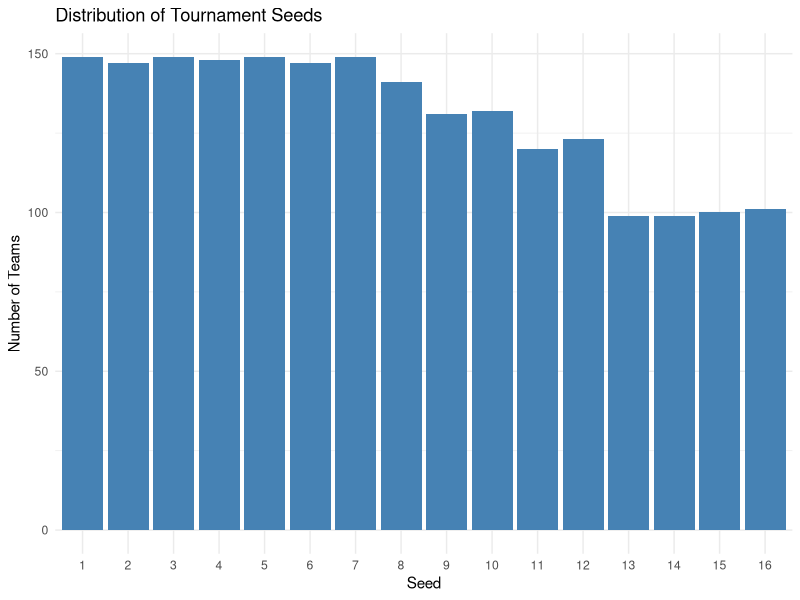
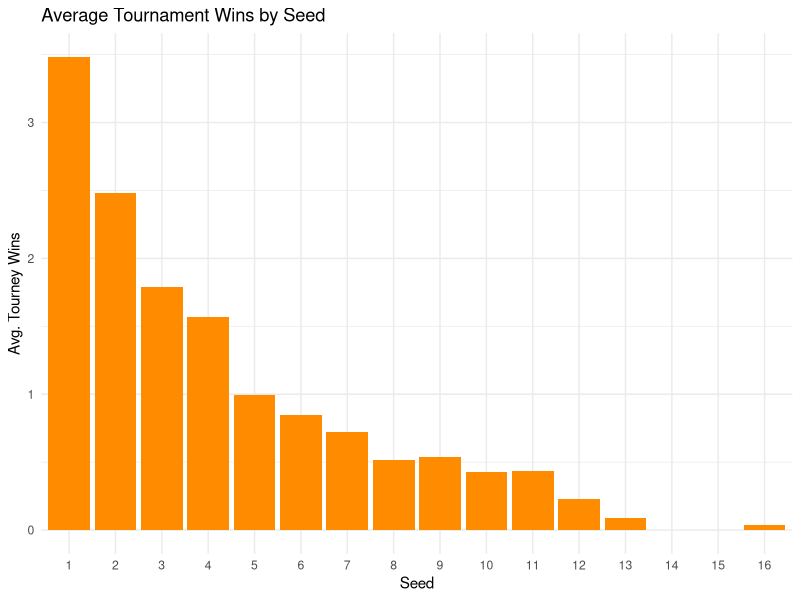
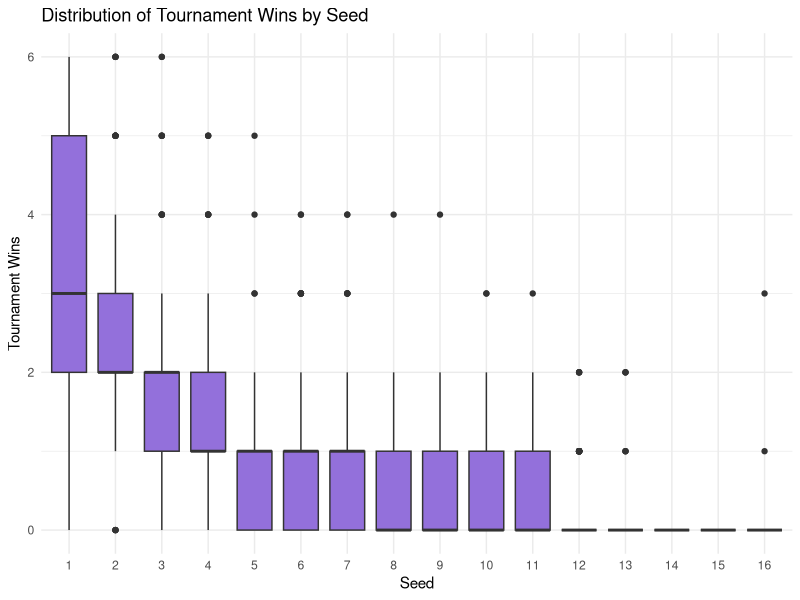
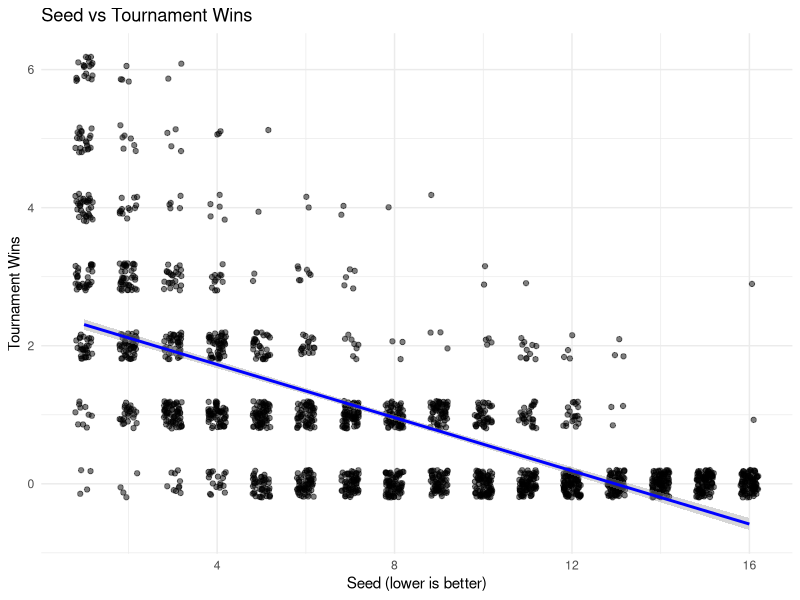
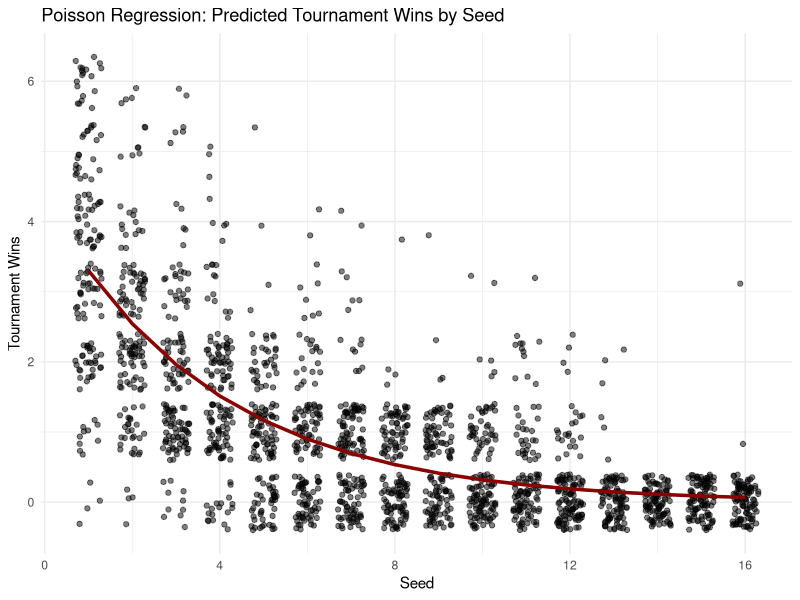

The R source for these figures, in order:
## ---- chunk 1
#| echo: true
#| warning: false
#| message: false
#| collapse: true
## ---- chunk 2
library(tidyverse) 

# Reading Data
marchmadness <- read_csv("../../data/clean/womens-march-madness-clean.csv") 

# Review total rows
nrow(marchmadness)

# Removing NA but only in selected columns
marchmadness <- marchmadness |> drop_na(seed, tourney_wins)

# Notice no rows were removed
nrow(marchmadness)

# Visualize the data set
head(marchmadness)
## ---- chunk 3
marchmadness <- marchmadness |> 
  filter(seed != 0)

ggplot(
  marchmadness, 
  aes(x = as.factor(seed))
  ) +
  geom_bar(fill = "steelblue") +
  labs(
    title = "Distribution of Tournament Seeds",
    x = "Seed",
    y = "Number of Teams") +
  theme_minimal()
## ---- chunk 4
marchmadness |> 
  filter(!is.na(seed), seed != 0) |> 
  group_by(seed) |> 
  summarise(
    avg_tourney_wins = mean(tourney_wins, na.rm = TRUE)
    ) |> 
  ggplot(
    aes(
      x = as.factor(seed),
      y = avg_tourney_wins)
    ) +
  geom_col(fill = "darkorange") +
  labs(
    title = "Average Tournament Wins by Seed",
    x = "Seed",
    y = "Avg. Tourney Wins"
  ) +
  theme_minimal()
## ---- chunk 5
marchmadness |> 
  filter(!is.na(seed), seed != 0) |> 
  ggplot(
    aes(x = as.factor(seed), y = tourney_wins)
    ) +
  geom_boxplot(fill = "mediumpurple") +
  labs(title = "Distribution of Tournament Wins by Seed",
       x = "Seed",
       y = "Tournament Wins") +
  theme_minimal()
## ---- chunk 6

cor.test(marchmadness$seed, marchmadness$tourney_wins, method = "spearman")
## ---- chunk 7
ggplot(marchmadness, aes(x = seed, y = tourney_wins)) +
  geom_jitter(width = 0.2, height = 0.2, alpha = 0.5) +
  geom_smooth(method = "lm", se = TRUE, color = "blue") +
  labs(title = "Seed vs Tournament Wins",
       x = "Seed (lower is better)",
       y = "Tournament Wins") +
  theme_minimal()
## ---- chunk 8
poisson_model <- glm(tourney_wins ~ seed, family = "poisson", data = marchmadness)
summary(poisson_model)
## ---- chunk 9
marchmadness$predicted_wins <- predict(poisson_model, type = "response")

ggplot(marchmadness, aes(x = seed, y = tourney_wins)) +
  geom_jitter(width = 0.3, alpha = 0.5) +
  geom_line(aes(y = predicted_wins), color = "darkred", size = 1.2) +
  labs(title = "Poisson Regression: Predicted Tournament Wins by Seed",
       x = "Seed",
       y = "Tournament Wins") +
  theme_minimal()
## ---- chunk 10
library(AER)

dispersiontest(poisson_model)
